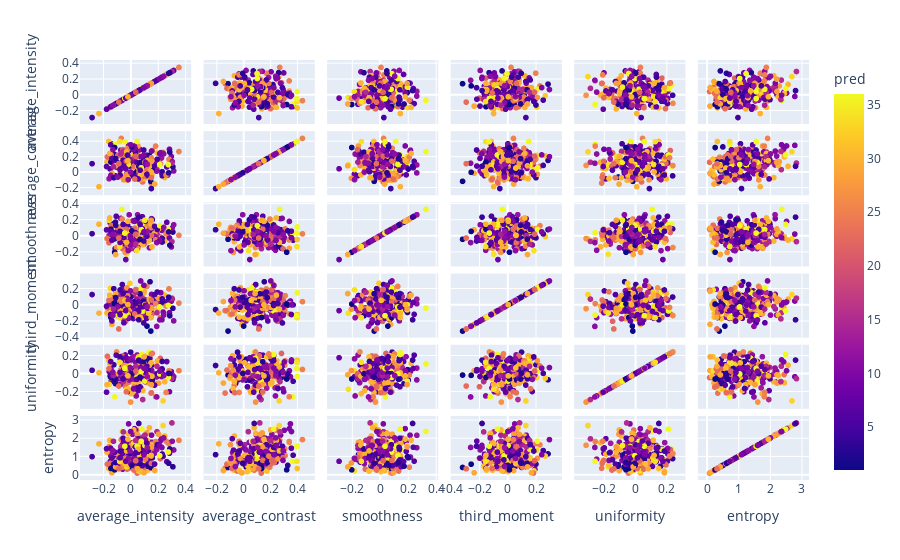

This figure's notebook cell:
### Code cell
import plotly.express as px
# df = px.data.iris()
fig = px.scatter_matrix(df_test, 
                        dimensions=cols[8:], color="pred")
fig.show()

### Figure 1 — Plotly figure (JSON) as saved in the notebook; plotly's stock layout.template omitted (floating-point values rounded to 4 significant figures; data arrays with more than 128 entries replaced by an {"elided": "..."} marker saying what was removed)
{"data": [{"dimensions": [{"axis": {"matches": true}, "label": "average_intensity", "values": {"elided": "272 float values"}}, {"axis": {"matches": true}, "label": "average_contrast", "values": {"elided": "272 float values"}}, {"axis": {"matches": true}, "label": "smoothness", "values": {"elided": "272 float values"}}, {"axis": {"matches": true}, "label": "third_moment", "values": {"elided": "272 float values"}}, {"axis": {"matches": true}, "label": "uniformity", "values": {"elided": "272 float values"}}, {"axis": {"matches": true}, "label": "entropy", "values": {"elided": "272 float values"}}], "hoverlabel": {"namelength": 0}, "hovertemplate": "%{xaxis.title.text}=%{x}<br>%{yaxis.title.text}=%{y}<br>pred=%{marker.color}", "legendgroup": "", "marker": {"color": {"elided": "272 int values"}, "coloraxis": "coloraxis", "symbol": "circle"}, "name": "", "showlegend": false, "type": "splom"}], "layout": {"autosize": true, "coloraxis": {"colorbar": {"title": {"text": "pred"}}, "colorscale": [[0, "#0d0887"], [0.1111, "#46039f"], [0.2222, "#7201a8"], [0.3333, "#9c179e"], [0.4444, "#bd3786"], [0.5556, "#d8576b"], [0.6667, "#ed7953"], [0.7778, "#fb9f3a"], [0.8889, "#fdca26"], [1, "#f0f921"]]}, "dragmode": "select", "legend": {"tracegroupgap": 0}, "margin": {"t": 60}, "xaxis": {"autorange": true, "range": [-0.3866, 0.4556], "type": "linear"}, "xaxis2": {"autorange": true, "range": [-0.3145, 0.5445], "type": "linear"}, "xaxis3": {"autorange": true, "range": [-0.395, 0.4297], "type": "linear"}, "xaxis4": {"autorange": true, "range": [-0.4187, 0.3974], "type": "linear"}, "xaxis5": {"autorange": true, "range": [-0.4058, 0.3325], "type": "linear"}, "xaxis6": {"autorange": true, "range": [-0.3587, 3.286], "type": "linear"}, "yaxis": {"autorange": true, "range": [-0.3866, 0.4556], "type": "linear"}, "yaxis2": {"autorange": true, "range": [-0.3145, 0.5445], "type": "linear"}, "yaxis3": {"autorange": true, "range": [-0.395, 0.4297], "type": "linear"}, "yaxis4": {"autorange": true, "range": [-0.4187, 0.3974], "type": "linear"}, "yaxis5": {"autorange": true, "range": [-0.4058, 0.3325], "type": "linear"}, "yaxis6": {"autorange": true, "range": [-0.3587, 3.286], "type": "linear"}}}
